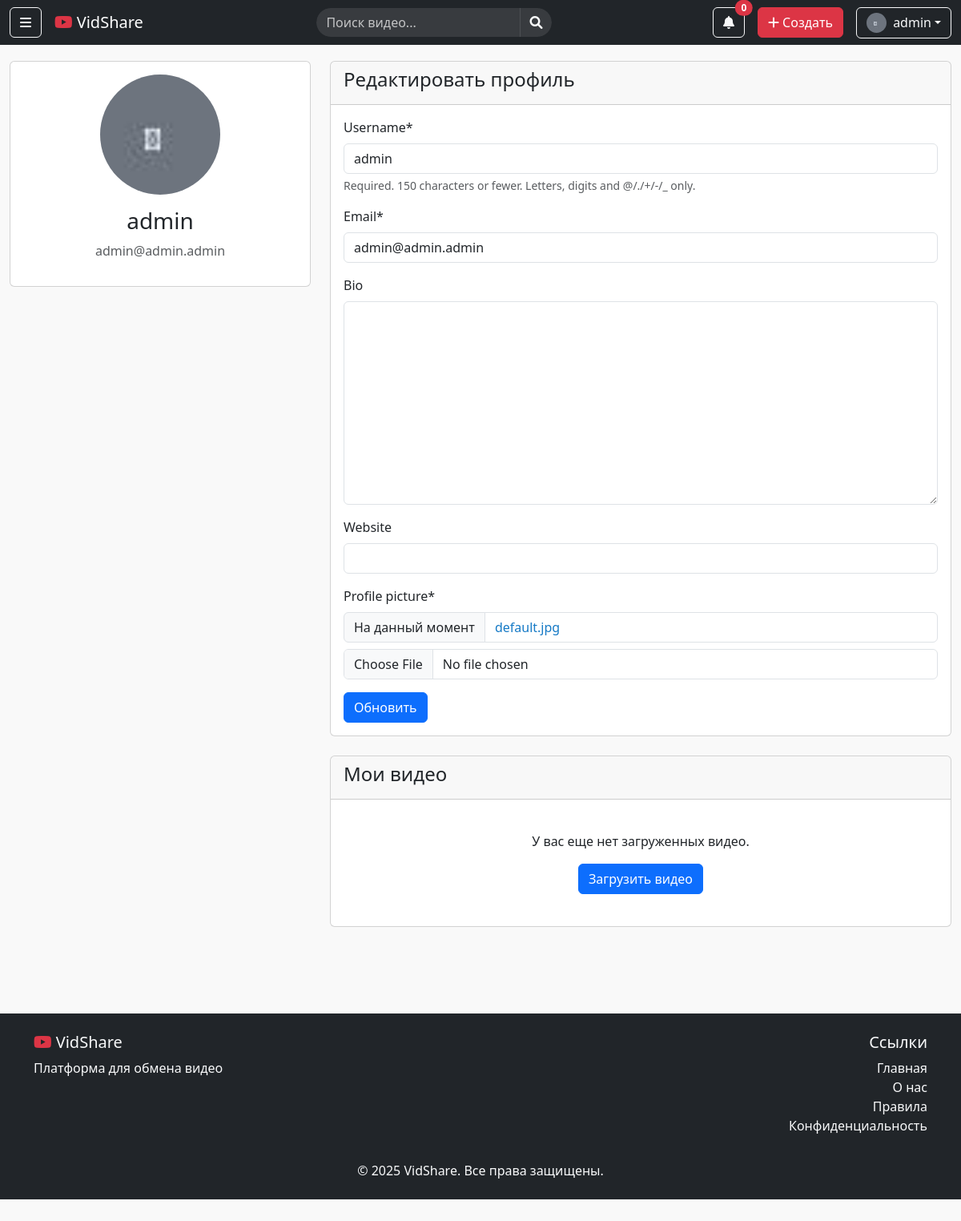
The app's page /profile/ (signed in), older data.
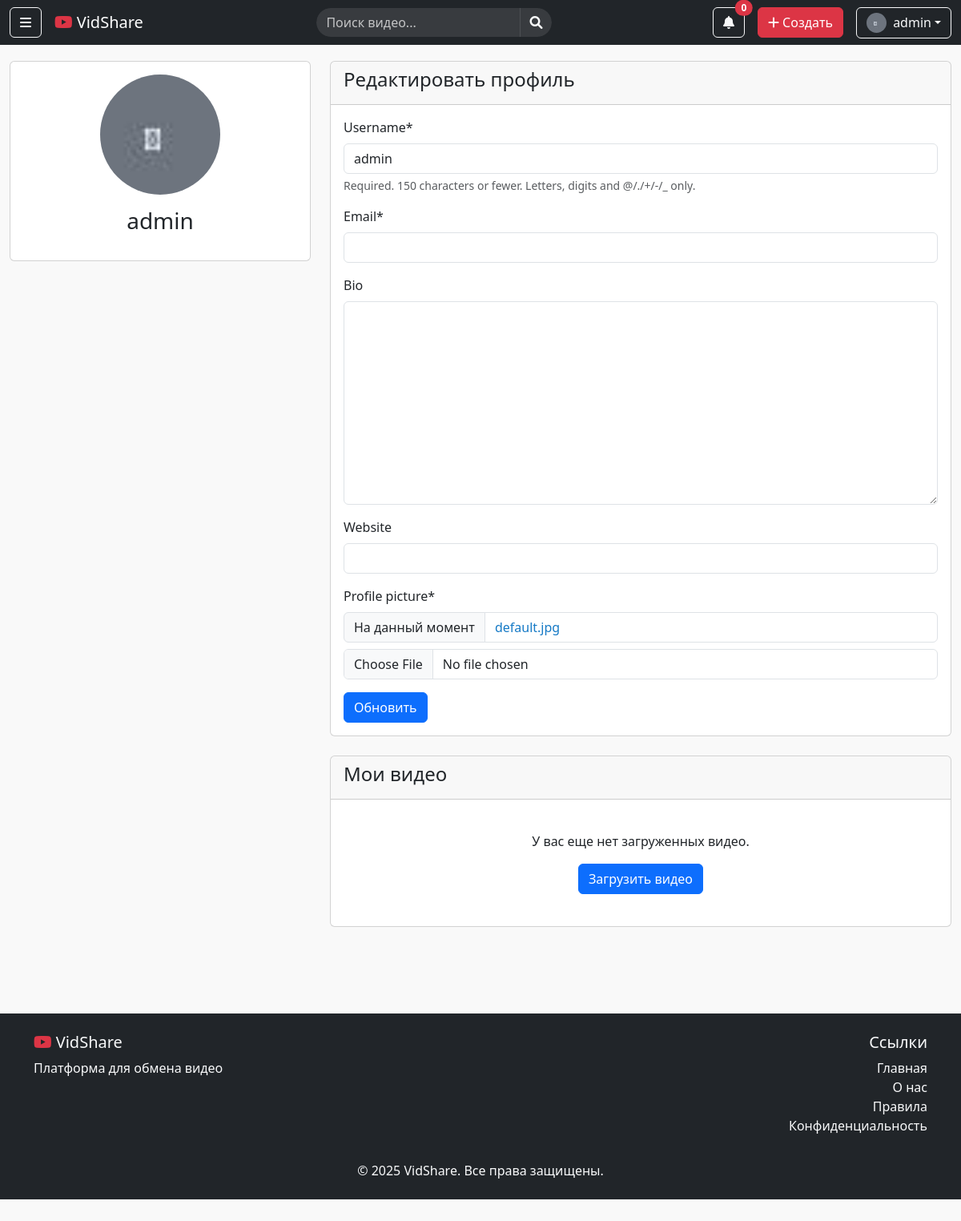
The same page, newer data.
### users/models.py (models this page shows, shortened)
class CustomUser(AbstractUser):
    profile_picture = models.ImageField(default='default.jpg', upload_to='profile_pics')
    bio = models.TextField(max_length=500, blank=True)
    website = models.URLField(max_length=200, blank=True)
    subscribers = models.ManyToManyField('self', symmetrical=False, related_name='subscribed_to', blank=True)
    class Meta:
        ordering = ['username']
        verbose_name = 'Пользователь'
        verbose_name_plural = 'Пользователи'
        db_table = 'CustomUser'

### users/views.py (the view)
# urls.py: path('profile/', user_views.profile, name='profile'),
@login_required
def profile(request):
    if request.method == 'POST':
        u_form = UserUpdateForm(request.POST, instance=request.user)
        p_form = ProfileUpdateForm(request.POST, request.FILES, instance=request.user)
        if u_form.is_valid() and p_form.is_valid():
            u_form.save()
            p_form.save()
            messages.success(request, 'Ваш профиль был обновлен!')
            return redirect('profile')
    else:
        u_form = UserUpdateForm(instance=request.user)
        p_form = ProfileUpdateForm(instance=request.user)
    context = {
        'u_form': u_form,
        'p_form': p_form,
        'videos': request.user.videos.all()
    }
    return render(request, 'users/profile.html', context)

### users/forms.py
class UserUpdateForm(forms.ModelForm):
    email = forms.EmailField()
    class Meta:
        model = CustomUser
        fields = ['username', 'email', 'bio', 'website']

class ProfileUpdateForm(forms.ModelForm):
    class Meta:
        model = CustomUser
        fields = ['profile_picture']

### templates/users/profile.html (shortened to what this page needs)
{% extends 'base.html' %}
{% load crispy_forms_tags %}
{% block content %}
<div class="row">
    <div class="col-md-4 mb-4">
        <div class="card">
            <div class="card-body text-center">
                <img src="{{ user.profile_picture.url }}" alt="{{ user.username }}" class="rounded-circle mb-3" width="150" height="150">
                <h3 class="card-title">{{ user.username }}</h3>
                <p class="text-muted">{{ user.email }}</p>
            </div>
        </div>
    </div>
    <div class="col-md-8">
        <div class="card mb-4">
            <div class="card-header">
                <h4>Редактировать профиль</h4>
            </div>
            <div class="card-body">
                <form method="POST" enctype="multipart/form-data">
                    <fieldset class="form-group">
                        {{ u_form|crispy }}
                        {{ p_form|crispy }}
                    </fieldset>
                    <div class="form-group">
                        <button class="btn btn-primary" type="submit">Обновить</button>
                    </div>
                </form>
            </div>
        </div>
        <div class="card">
            <div class="card-header">
                <h4>Мои видео</h4>
            </div>
            <div class="card-body">
                {% if videos %}
                    <div class="list-group">
                        {% for video in videos %}
                            <div class="list-group-item">
                                <div class="d-flex">
                                    <div class="me-3">
                                        <a href="{% url 'video-detail' video.pk %}">
                                            <img src="{{ video.thumbnail.url }}" alt="{{ video.title }}" width="120" height="68">
                                        </a>
                                    </div>
                                    <div class="flex-grow-1">
                                        <h5><a href="{% url 'video-detail' video.pk %}" class="text-dark">{{ video.title }}</a></h5>
                                        <p class="text-muted mb-0">{{ video.views }} просмотров • {{ video.created_date|date:"d.m.Y" }}</p>
                                    </div>
                                    <div class="video-actions">
                                        <a href="{% url 'video-update' video.pk %}" class="btn btn-sm btn-outline-primary"><i class="fas fa-edit"></i></a>
                                        <a href="{% url 'video-delete' video.pk %}" class="btn btn-sm btn-outline-danger"><i class="fas fa-trash"></i></a>
                                    </div>
                                </div>
                            </div>
                        {% endfor %}
                    </div>
                {% else %}
                    <div class="text-center py-4">
                        <p>У вас еще нет загруженных видео.</p>
                        <a href="{% url 'video-create' %}" class="btn btn-primary">Загрузить видео</a>
                    </div>
                {% endif %}
            </div>
        </div>
    </div>
</div>
{% endblock %}

### templates/base.html (shortened to what this page needs)
{% load static %}
<!DOCTYPE html>
<html lang="ru">
<head>
    <link rel="stylesheet" href="https://cdn.jsdelivr.net/npm/bootstrap@5.3.0/dist/css/bootstrap.min.css">
    <link rel="stylesheet" href="https://cdnjs.cloudflare.com/ajax/libs/font-awesome/6.0.0/css/all.min.css">
    <link rel="stylesheet" href="{% static 'css/main.css' %}">
</head>
<body>
    <nav class="navbar navbar-expand-lg navbar-dark bg-dark fixed-top">
        <div class="container-fluid">
            <div class="d-flex align-items-center">
                <button class="btn btn-outline-light me-3" type="button" data-bs-toggle="offcanvas" data-bs-target="#sidebar">
                    <i class="fas fa-bars"></i>
                </button>
                <a class="navbar-brand" href="{% url 'home' %}">
                    <i class="fab fa-youtube text-danger"></i> VidShare
                </a>
            </div>
            <div class="d-flex flex-grow-1 justify-content-center">
                <form class="d-flex search-form" action="{% url 'search-results' %}" method="GET">
                    <div class="input-group" style="max-width: 600px; width: 100%;">
                        <input type="text" name="q" class="form-control" placeholder="Поиск видео..." value="{{ request.GET.q }}" id="searchInput">
                        <button class="btn btn-outline-light" type="submit">
                            <i class="fas fa-search"></i>
                        </button>
                    </div>
                </form>
            </div>
            <div class="d-flex align-items-center">
                {% if user.is_authenticated %}
<div class="dropdown me-3">
    <button class="btn btn-outline-light position-relative" type="button" data-bs-toggle="dropdown">
        <i class="fas fa-bell"></i>
        <span class="position-absolute top-0 start-100 translate-middle badge rounded-pill bg-danger" id="notificationCount">
            {{ user.user_notifications.filter.count }}
        </span>
    </button>
</div>
                    <a href="{% url 'video-create' %}" class="btn btn-danger me-3">
                        <i class="fas fa-plus"></i> Создать
                    </a>
                    <div class="dropdown">
                        <button class="btn btn-outline-light dropdown-toggle d-flex align-items-center" type="button" data-bs-toggle="dropdown">
                            <img src="{{ user.profile_picture.url }}" class="rounded-circle me-2" width="25" height="25">
                            {{ user.username }}
                        </button>
                    </div>
                {% else %}
                    <a href="{% url 'login' %}" class="btn btn-outline-light me-2">Войти</a>
                    <a href="{% url 'register' %}" class="btn btn-danger">Регистрация</a>
                {% endif %}
            </div>
        </div>
    </nav>
    <main class="container-fluid" style="margin-top: 76px; padding-bottom: 60px;">
        {% block content %}{% endblock %}
    </main>
    <footer class="bg-dark text-light py-4 mt-5">
        <div class="container">
            <div class="row">
                <div class="col-md-6">
                    <h5><i class="fab fa-youtube text-danger"></i> VidShare</h5>
                    <p>Платформа для обмена видео</p>
                </div>
                <div class="col-md-6 text-md-end">
                    <h5>Ссылки</h5>
                    <ul class="list-unstyled">
                        <li><a href="{% url 'home' %}" class="text-light">Главная</a></li>
                        <li><a href="#" class="text-light">О нас</a></li>
                        <li><a href="#" class="text-light">Правила</a></li>
                        <li><a href="#" class="text-light">Конфиденциальность</a></li>
                    </ul>
                </div>
            </div>
            <div class="row mt-3">
                <div class="col-12 text-center">
                    <p class="mb-0">&copy; {% now "Y" %} VidShare. Все права защищены.</p>
                </div>
            </div>
        </div>
    </footer>
</body>
</html>

### static/css/main.css (style rules this page uses)
body { background-color: #f9f9f9; padding-bottom: 60px; }
a { color: #167ac6; text-decoration: none; }
.search-form .input-group { border-radius: 20px; overflow: hidden; }
.search-form .form-control { border: none; background: rgba(255,255,255,0.1); color: white; border-radius: 20px 0 0 20px; }
.search-form .form-control::placeholder { color: rgba(255,255,255,0.7); }
.search-form .btn { border-radius: 0 20px 20px 0; border: none; background: rgba(255,255,255,0.1); }

Row changes from the older to the newer data that the page shows:
changed CustomUser "admin": email "admin@admin.admin" → (not shown)
